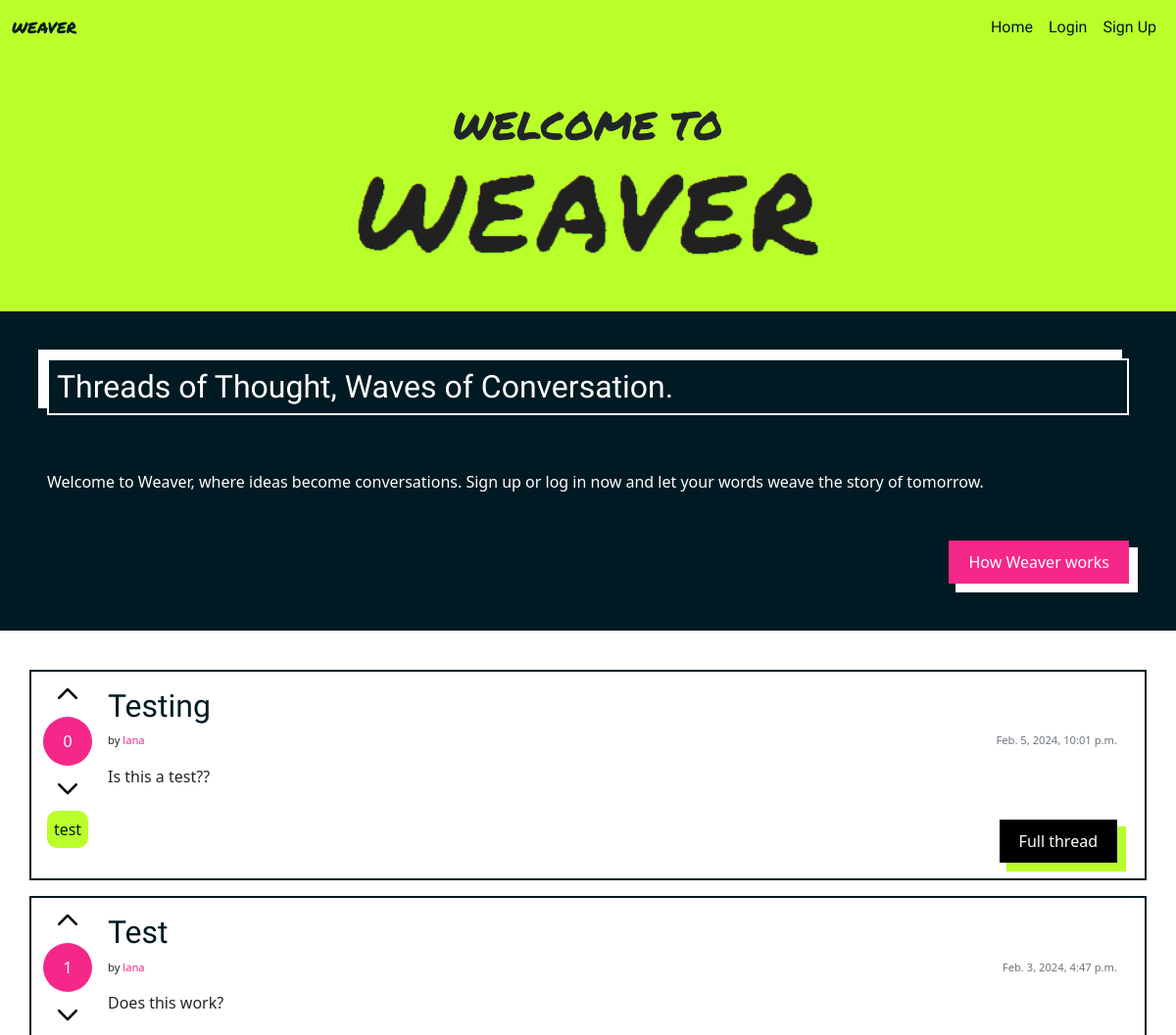
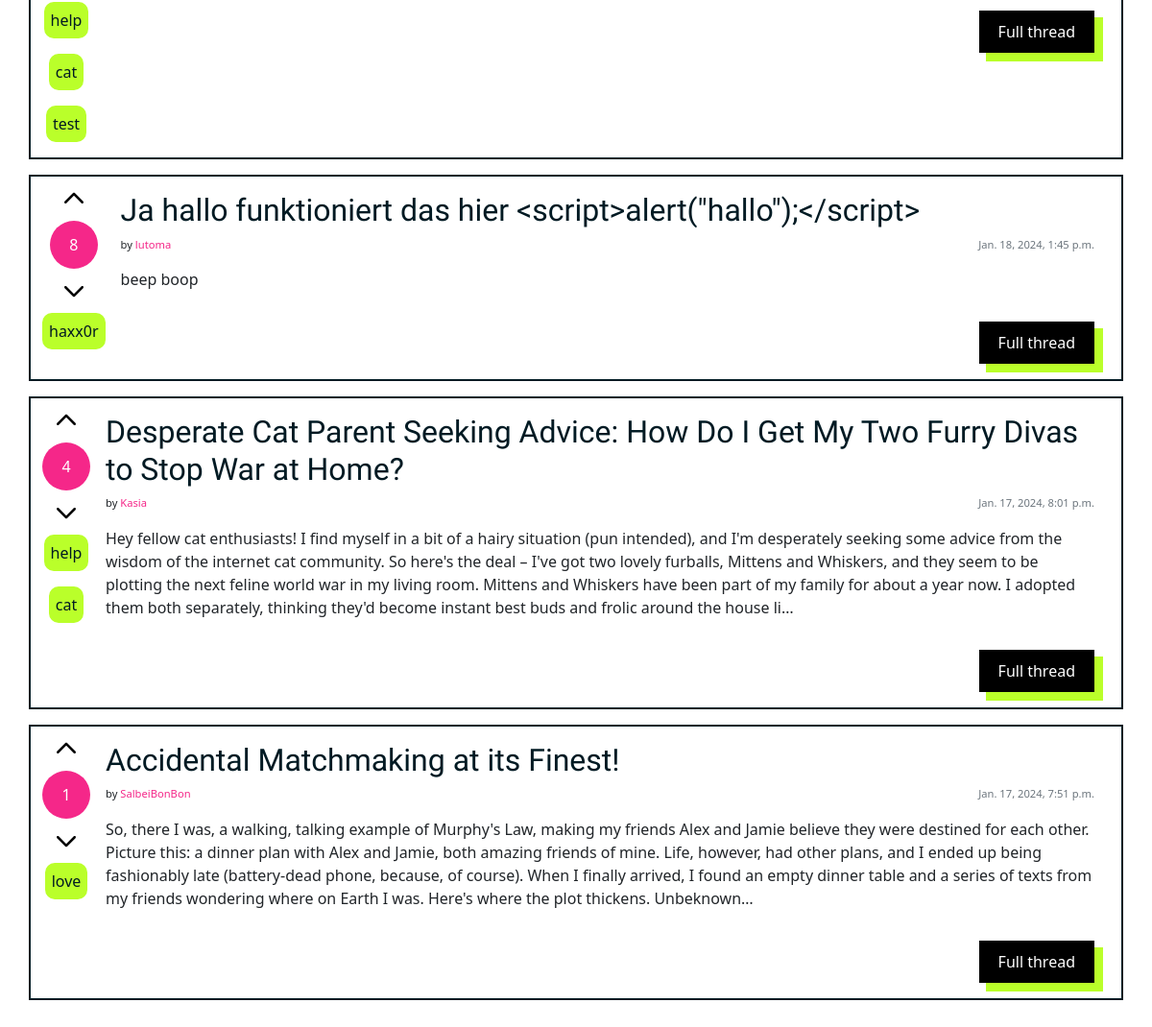
The page / on the database its author committed (2 pictures, top to bottom).
### weave_manager/models.py (models this page shows, shortened)
class Thread(models.Model):
    title = models.CharField(max_length=200, unique=True)
    slug = models.SlugField(max_length=200)
    author = models.ForeignKey(settings.AUTH_USER_MODEL,
        on_delete=models.CASCADE, related_name="posts")
    content = models.TextField()
    votes = models.IntegerField(default=0)
    created_on = models.DateTimeField(auto_now_add=True)
    status = models.IntegerField(choices=STATUS, default=0)
    tags = TaggableManager()
    class Meta:
        ordering = ["-created_on"]

### authentication/models.py (models this page shows)
class User(AbstractUser):
    bio = models.CharField(max_length=200, unique=False, default="Your bio could be here.")
    created_on = models.DateTimeField(auto_now_add=True)
    profile_pic = models.ImageField(null=True, blank=True, default="default.png")

### weave_manager/views.py (the view)
# urls.py: path('', views.GlobalTimeline.as_view(), name='home'),
class GlobalTimeline(generic.ListView):
    queryset = Thread.objects.all()
    template_name = "index.html"

### weave_manager/templates/index.html (shortened to what this page needs)
{% extends "base.html" %}
{% load static %}
{% block content %}
{% if not request.user.is_authenticated %}
<div class="container-fluid text-center mx-auto bg-hl py-5">
    <h1 class="text-uppercase font-marker">Welcome to</h1>
    <IMG SRC="static/img/weaver-green.gif" alt="weaver" class="header-gif">
</div>
<div class="banner-content p-5 d-flex flex-column">
    <h2 class="banner-box p-2">Threads of Thought, Waves of Conversation.</h2>
    <p class="my-5">Welcome to Weaver, where ideas become conversations. Sign up or log in now and let your words weave the story of tomorrow.</p>
    <a href={% url 'info' %} class="button-pink align-self-end"> How Weaver works</a>
</div>
{% endif %}
<div class="container-lg pt-3">
    <div class="row">
        <div class="mt-3 left">
            <div class="row">
                {% for thread in thread_list %}
                <div class="card my-2 d-flex flex-row">
                    <div class="d-flex flex-column align-items-center">
                        <a href="{% url 'upvote_thread' thread_id=thread.id %}"><img src="{% static 'img/icons/up.svg' %}" class="icon m-2"></img></a>
                        <p class="circle m-0">{{ thread.votes }}</p>
                        <a href="{% url 'downvote_thread' thread_id=thread.id %}"><img src="{% static 'img/icons/up.svg' %}" class="icon m-2 rotate-180"></img></a>
                        {% for tag in thread.tags.all %}
                        <a href="{% url 'tag_site' slug=tag.slug %}">
                            <p class="tag">{{ tag }}</p>
                        </a>
                        {% endfor %}
                    </div>
                    <div class="card-body d-flex flex-column">
                        <h2><a href="{% url 'thread_detail' thread_id=thread.id slug=thread.slug %}" class="card-title text-break">{{ thread.title }}</a></h2>
                        <div class="d-flex flex-row justify-content-between">
                            <p class="fs-7">by <a href="{% url 'user_profile' username=thread.author %}" class="link">{{ thread.author }}</a></p>
                            <p class="card-text text-muted fs-7">{{ thread.created_on}}
                        </div>
                        <p class="card-text">{{ thread.content|truncatechars:500 }}</p>
                        <a href="{% url 'thread_detail' thread_id=thread.id slug=thread.slug %}" class="neon-button align-self-end">Full thread</a>
                    </div>
                </div>
                {% endfor %}
            </div>
        </div>
    </div>
</div>
{% endblock %}

### static/css/style.css (style rules this page uses)
:root { --color-text-dark: #001A23; --color-text-light: #FFFFFF; --color-highlight: #BAFF2A; --color-background: #FFFFFF; --color-background-highlight: #F52789; }
.header-gif { width: 80%; max-width: 500px; }
.banner-content { background-color: var(--color-text-dark); color: var(--color-text-light); }
.circle { background-color: var(--color-background-highlight); color: var(--color-text-light); width: 50px; height: 50px; line-height: 50px; text-align: center; border-radius: 50px; }
.icon { width: 30px; height: 30px; }
h1, h2, h3, h4 { font-family: 'Alatsi', sans-serif; text-wrap: pretty; }
.link { color: var(--color-background-highlight); }
.bg-hl { background-color: var(--color-highlight); }
.banner-box { border: 2px solid var(--color-text-light); box-shadow: -8px -8px 0px 1px var(--color-text-light); }
.font-marker { font-family: 'Permanent Marker', cursive; }
.neon-button { background-color: black; color: white; padding: 10px 20px; text-decoration: none; text-decoration: transparent; -webkit-box-shadow: 8px 8px 0px 1px var(--color-highlight); box-shadow: 8px 8px 0px 1px var(--color-highlight); }
.button-pink { background-color: var(--color-background-highlight); color: white; padding: 10px 20px; text-decoration: none; text-decoration: transparent; -webkit-box-shadow: 8px 8px 0px 1px var(--color-text-light); box-shadow: 8px 8px 0px 1px var(--color-text-light); }
a { text-decoration: none; text-decoration: transparent; }
.tag { padding: 5px; border-radius: 10px; background-color: var(--color-highlight); border: 2px solid var(--color-highlight); color: var(--color-text-dark); }
.rotate-180 { transform: rotate(180deg); }
.fs-7 { font-size: 0.7em; }
.card { border: 2px solid var(--color-text-dark); border-radius: 0; }
.card-title { color: var(--color-text-dark); text-decoration: none; text-decoration: transparent; }

### rows shown on the page
Thread: votes "0", title "Testing", author "lana", created_on "Feb. 5, 2024, 10:01 p.m.", content "Is this a test??"
Tag: name "test"
Thread: votes "1", title "Test", author "lana", created_on "Feb. 3, 2024, 4:47 p.m.", content "Does this work?"
Tag: name "help"
Tag: name "cat"
Thread: votes "8", title "Ja hallo funktioniert das hier <script>alert(\"hallo\");</script>", author "lutoma", created_on "Jan. 18, 2024, 1:45 p.m.", content "beep boop"
Tag: name "haxx0r"
Thread: votes "4", title "Desperate Cat Parent Seeking Advice: How Do I Get My Two Furry Divas to Stop War at Home?", author "Kasia", created_on "Jan. 17, 2024, 8:01 p.m.", content "Hey fellow cat enthusiasts! I find myself in a bit of a hairy situation (pun intended), and I'm desperately seeking some advice from the wisdom of the internet cat community. So here's the deal – I've got two lovely furballs, Mittens and Whiskers, and they seem to be plotting the next feline world war in my living room. Mittens and Whiskers have been part of my family for about a year now. I adopted them both separately, thinking they'd become instant best buds and frolic around the house li…"
Thread: votes "1", title "Accidental Matchmaking at its Finest!", author "SalbeiBonBon", created_on "Jan. 17, 2024, 7:51 p.m.", content "So, there I was, a walking, talking example of Murphy's Law, making my friends Alex and Jamie believe they were destined for each other. Picture this: a dinner plan with Alex and Jamie, both amazing friends of mine. Life, however, had other plans, and I ended up being fashionably late (battery-dead phone, because, of course). When I finally arrived, I found an empty dinner table and a series of texts from my friends wondering where on Earth I was. Here's where the plot thickens. Unbeknown…"
Tag: name "love"
